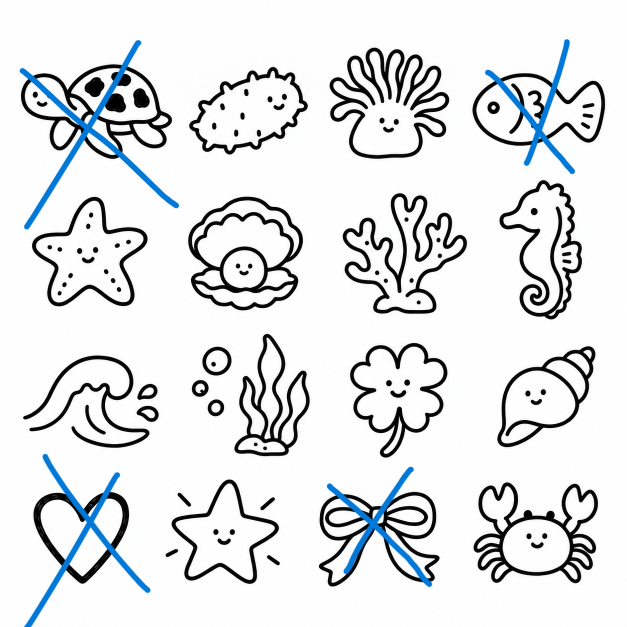
#> input picture assets/motif-source/sheet-v2-sea.png, 1254 x 1254 px (shown at 1/2 size)
$ python vectorize_sea.py
#> lines starting #> are read from the running program, lines starting #| are printed output that depends on the picture; after the words box and inside, x2 and y2 are one past the last pixel; in counts of white or black regions, pixels touching at a corner belong together
### 03-identity/vectorize.py
# -*- coding: utf-8 -*-
"""레퍼런스 시트(PNG) → 개별 모티프 SVG.

선 그림이므로 윤곽선을 따서 evenodd로 채우면 원본과 사실상 같은 벡터가 된다.
재작도가 아니라 '따기'다 — 형태는 원본 그대로 보존된다.
사용: python vectorize.py [png경로]
"""
import cv2, numpy as np, io, os, sys

SRC = sys.argv[1] if len(sys.argv) > 1 else os.path.join(os.path.dirname(os.path.abspath(__file__)), "..", "assets", "motif-source", "sheet-v1.png")
OUT = os.path.dirname(os.path.abspath(__file__))

NAMES = ["turtle","heart","flower","vase",
         "bowl","plate","cup","fork",
         "knife","spoon","ribbon","book",
         "candle","fish","pear","dog","clover","star"]
KO = {"turtle":"거북이","heart":"하트","flower":"꽃","vase":"화병과 꽃","bowl":"볼","plate":"접시",
      "cup":"잔","fork":"포크","knife":"나이프","spoon":"수저","ribbon":"리본","book":"책",
      "candle":"초","fish":"물고기","pear":"배","dog":"강아지","clover":"클로버","star":"별"}
CHARS = {"turtle","dog"}          # 캐릭터로 분류 → char-*.svg

def load(path):
    img = cv2.imdecode(np.fromfile(path, dtype=np.uint8), cv2.IMREAD_GRAYSCALE)
    return (img < 128).astype(np.uint8)

# [56 lines left out: function clusters, not called in this run]

# ---------------------------------------------------------------- 보정 단계
FACE_SWAP = [("cup", "vase")]      # (대상, 가져올 얼굴)

# [42 lines left out: functions _parts, face_box, swap_faces, not called in this run]

def stroke_width(sub):
    """획 두께 추정 — 폭 w의 선은 거리변환이 0..w/2 균일 -> 중앙값의 4배"""
    dt = cv2.distanceTransform(sub, cv2.DIST_L2, 5)
    v = dt[sub > 0]
    return float(4*np.median(v)) if len(v) else 1.0

def normalize(sub, target, box=100.0, pad=4.0, cap=1.0):
    """viewBox로 줄였을 때의 '보이는 두께'를 target에 맞춘다"""
    h, w = sub.shape
    scale = (box - pad*2)/max(w, h)
    cur = stroke_width(sub)*scale
    if cur >= target: return sub          # 원본보다 얇게 깎지 않는다
    r = (target - cur)/scale/2*cap
    k = int(round(min(r, 4.0)))          # 과도한 변형은 디테일을 먹는다
    if k < 1: return sub
    ker = cv2.getStructuringElement(cv2.MORPH_ELLIPSE, (2*k+1, 2*k+1))
    return cv2.dilate(sub, ker)

def trace(sub, box=100.0, pad=4.0):
    """윤곽선 → SVG path (evenodd 채움). potrace 베지어 — 직선 근사 대신 매끈한 곡선."""
    import potrace
    SCALE = 2
    m = cv2.resize(sub, None, fx=SCALE, fy=SCALE, interpolation=cv2.INTER_LINEAR)
    m = cv2.GaussianBlur(m.astype(np.float32), (0, 0), 1.2) > 0.5
    m = np.pad(m, 4)
    H, W = m.shape
    s = (box - pad*2) / max(W, H)
    ox = (box - W*s)/2; oy = (box - H*s)/2
    path = potrace.Bitmap(np.logical_not(m)).trace(turdsize=10, alphamax=1.0, opticurve=True, opttolerance=0.3)
    d = []
    for c in path:
        p = c.start_point; d.append("M%.2f,%.2f" % (ox + p.x*s, oy + p.y*s))
        for seg in c:
            e = seg.end_point
            if seg.is_corner:
                d.append("L%.2f,%.2fL%.2f,%.2f" % (ox+seg.c.x*s, oy+seg.c.y*s, ox+e.x*s, oy+e.y*s))
            else:
                d.append("C%.2f,%.2f %.2f,%.2f %.2f,%.2f" % (ox+seg.c1.x*s, oy+seg.c1.y*s,
                         ox+seg.c2.x*s, oy+seg.c2.y*s, ox+e.x*s, oy+e.y*s))
        d.append("Z")
    return "".join(d)

TPL = ('<svg xmlns="http://www.w3.org/2000/svg" viewBox="0 0 100 100" width="100" height="100"\n'
       '     fill="currentColor" fill-rule="evenodd" stroke="none" color="#262320">\n'
       '  <title>{t}</title>\n  <path d="{d}"/>\n</svg>\n')

# [24 lines that do not run on import are left out]

### 03-identity/vectorize_sea.py
# -*- coding: utf-8 -*-
"""바다 모티프 시트(PNG) → 개별 모티프 SVG.
파란 X 표시된 4칸은 제외한다. 검정 잉크만 마스크로 잡아 X선은 자동 제거된다.
사용: python vectorize_sea.py [png경로]
"""
import cv2, numpy as np, io, os, sys
from vectorize import normalize, trace, stroke_width, TPL

SRC = sys.argv[1] if len(sys.argv) > 1 else os.path.join(os.path.dirname(os.path.abspath(__file__)), "..", "assets", "motif-source", "sheet-v2-sea.png")
OUT = os.path.dirname(os.path.abspath(__file__))

GRID = [["turtle",     "urchin",  "anemone",   "fish"],
        ["starfish",   "clam",    "coral",     "seahorse"],
        ["wave",       "seaweed", "sea-clover","conch"],
        ["heart",      "sparkle-star", "bow",  "crab"]]
SKIP = {"turtle", "fish", "heart", "bow"}
KO = {"urchin":"성게","anemone":"말미잘","starfish":"불가사리","clam":"진주조개",
      "coral":"산호","seahorse":"해마","wave":"파도","seaweed":"해초",
      "sea-clover":"바다클로버","conch":"소라","sparkle-star":"반짝별","crab":"게"}

def load_ink(path):
    img = cv2.imdecode(np.fromfile(path, dtype=np.uint8), cv2.IMREAD_COLOR)
#> img is the input picture: shape (1254, 1254, 3); mean B, G, R 228.6, 226.8, 224.6
    b, g, r = img[:,:,0].astype(int), img[:,:,1].astype(int), img[:,:,2].astype(int)
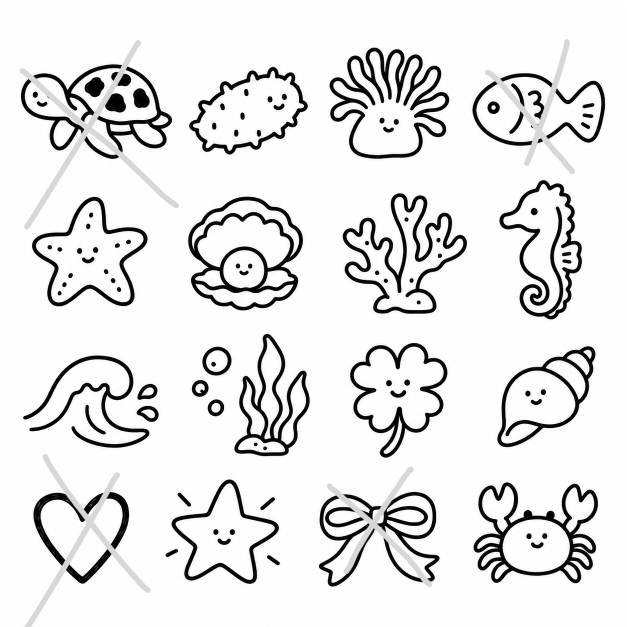
#> b: shape (1254, 1254) int64 (shown at 1/2 size); min 0, max 255, mean 228.6
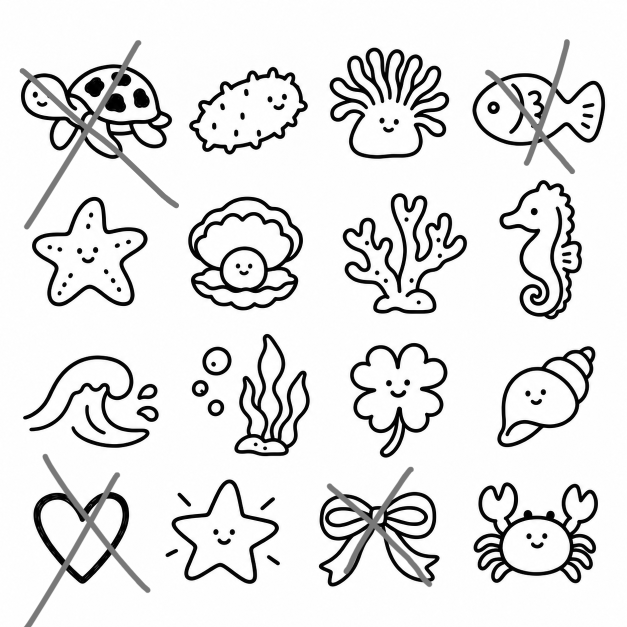
#> g: shape (1254, 1254) int64 (shown at 1/2 size); min 0, max 255, mean 226.8
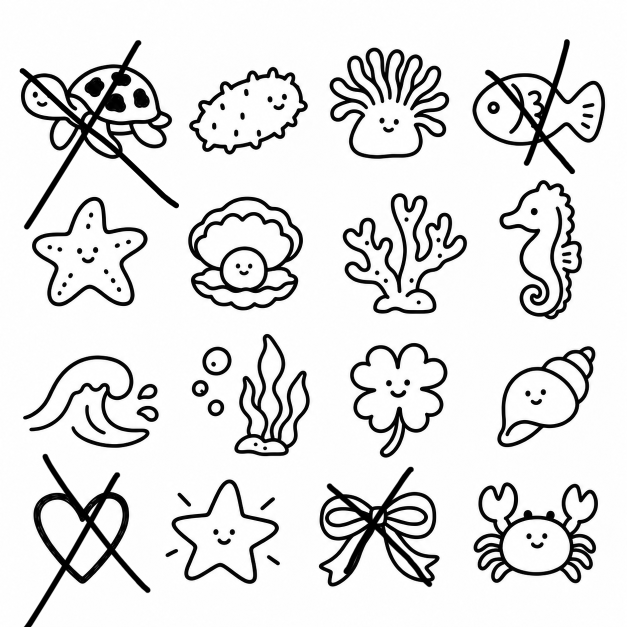
#> r: shape (1254, 1254) int64 (shown at 1/2 size); min 0, max 255, mean 224.6
    dark = (b+g+r)/3 < 140
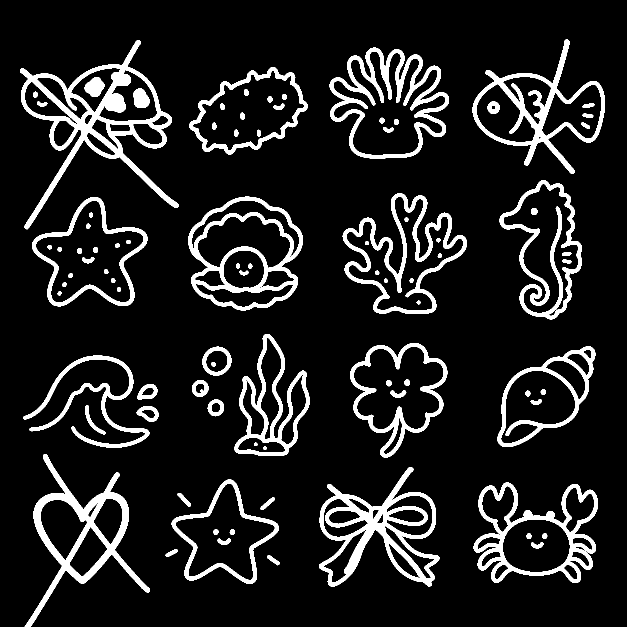
#> dark: shape (1254, 1254) bool (shown at 1/2 size); 11.5% white; 90 white regions, largest, box (x1, y1, x2, y2) and area: (40, 81, 358, 459) 20487, (638, 934, 879, 1173) 16023, (49, 908, 300, 1254) 13791
    gray = (np.abs(b-g) < 45) & (np.abs(g-r) < 45) & (np.abs(b-r) < 45)
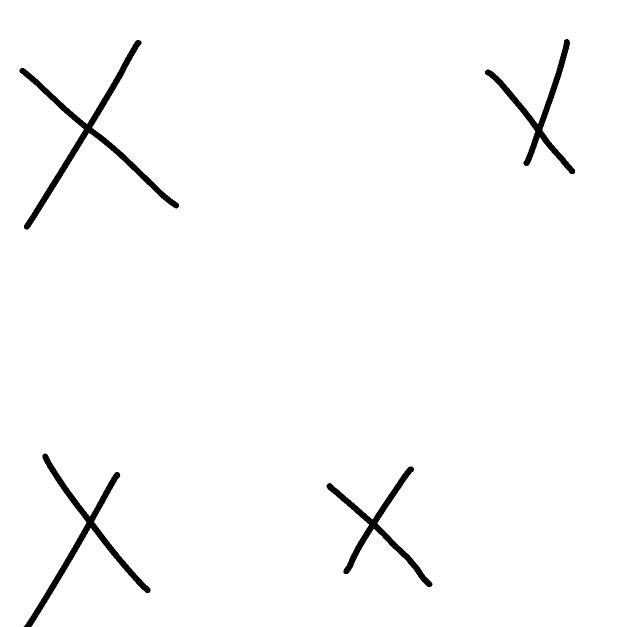
#> gray: shape (1254, 1254) bool (shown at 1/2 size); 98% white; 4 black regions, box (x1, y1, x2, y2) and area: (39, 80, 358, 459) 10056, (47, 907, 301, 1254) 8362, (653, 933, 865, 1174) 6376, (970, 78, 1150, 348) 6226
    return (dark & gray).astype(np.uint8)
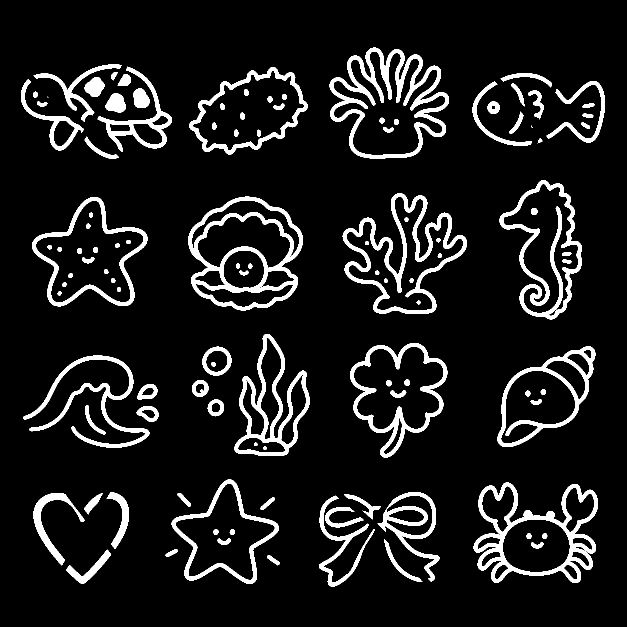
#> returned value: shape (1254, 1254) (shown at 1/2 size); values 0 (black) and 1 (white), 9.8% white; 111 white regions (2 under 20 px), largest, box (x1, y1, x2, y2) and area: (659, 95, 898, 317) 13140, (947, 965, 1196, 1166) 12172, (377, 393, 606, 621) 12040

if __name__ == "__main__":
    ink = load_ink(SRC)
    H, W = ink.shape
#> H = 1254; W = 1254
    TARGET = float(os.environ.get("TARGET", "5.2"))
    made = []
    for ri, row in enumerate(GRID):
        for ci, name in enumerate(row):
            if name in SKIP: continue
            y0, y1 = int(H*ri/4), int(H*(ri+1)/4)
            x0, x1 = int(W*ci/4), int(W*(ci+1)/4)
            cell = ink[y0:y1, x0:x1].copy()
            # 옆칸에서 넘어온 파편 제거 (면적 작고 테두리에 붙은 것)
            n, lab, st, _ = cv2.connectedComponentsWithStats(
                cv2.dilate(cell, np.ones((9,9), np.uint8)), 8)
            keep = np.zeros_like(cell)
            areas = [(st[i][4], i) for i in range(1, n)]
            if not areas: continue
            big = max(a for a, _ in areas)
            for a, i in areas:
                bx, by, bw2, bh2 = st[i][:4]
                edge = (bx <= 1 or by <= 1 or bx+bw2 >= cell.shape[1]-1
                        or by+bh2 >= cell.shape[0]-1)
                if a >= big*0.0008 and not (edge and a < big*0.25):
                    keep[(lab == i) & (cell > 0)] = 1
            ys, xs = np.nonzero(keep)
            sub = keep[ys.min():ys.max()+1, xs.min():xs.max()+1]
            sub = normalize(sub, TARGET)
#> (the run stopped early here; a loop or call above may not have finished)
